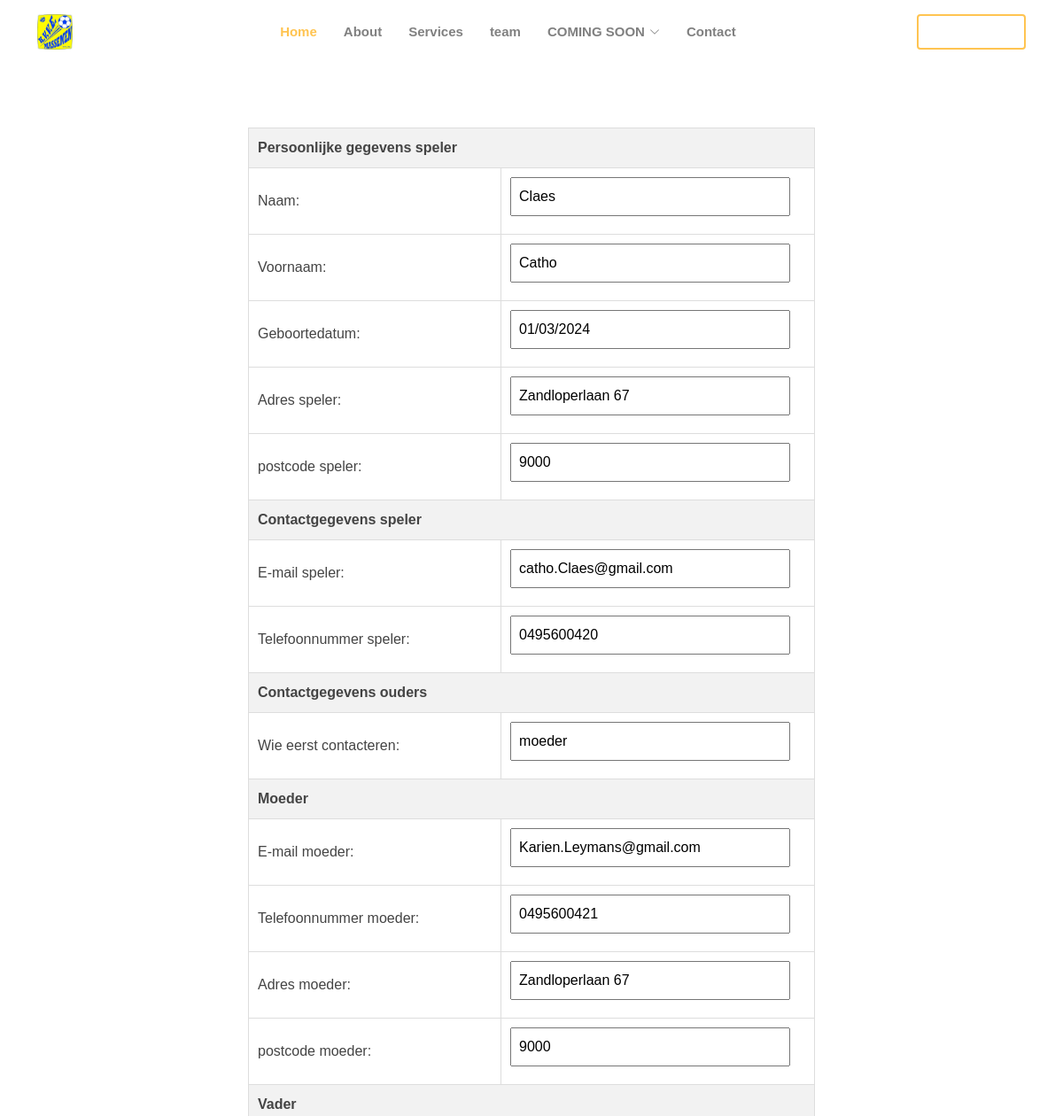
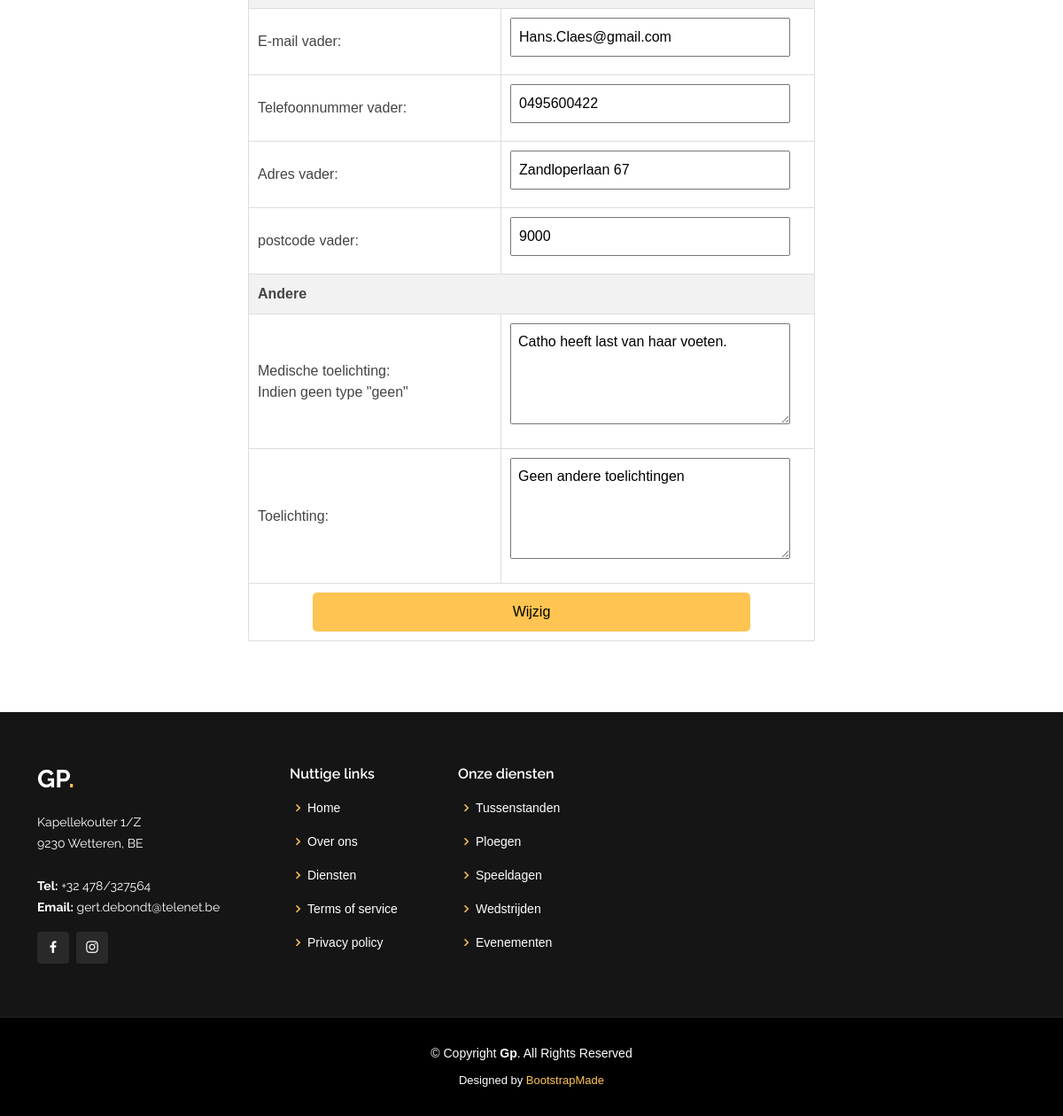
/Gp_02/Gp/meer_info.php?spelerid=19, run on the app's committed database (2 pictures, top to bottom).
### tables this page shows
CREATE TABLE `tblspelers` (
  `spelernr` int(11) NOT NULL,
  `naam` text NOT NULL,
  `voornaam` text NOT NULL,
  `geboortedatum` date DEFAULT NULL,
  `adres_speler` text,
  `postcode_speler` int(11) DEFAULT NULL,
  `email` text,
  `telefoonnummer_speler` text,
  `adres_moeder` text,
  `postcode_moeder` int(11) DEFAULT NULL,
  `email_moeder` text,
  `telefoonnummer_moeder` text,
  `adres_vader` text,
  `postcode_vader` int(11) DEFAULT NULL,
  `email_vader` text,
  `telefoonnummer_vader` text,
  `wie_eerst_te_verwittigen` text,
  `medische_toelichting` text,
  `bondsnummer` int(11) DEFAULT NULL,
  `toelichting` text,
  `acteif` tinyint(1) DEFAULT NULL
);

### Gp_02/Gp/meer_info.php (the view, shortened to what this page needs)
<?php
  if(isset($_GET["spelerid"])){
    $id = $_GET["spelerid"];
  }
  $mysqli = new MySQLi("localhost","root","","voetbalclubphp");
  if(mysqli_connect_errno()){
    trigger_error("fout bij verbinding: ".$mysqli->error);
  }else{
    $sql="SELECT * FROM tblspelers WHERE spelernr = ?";
    if($stmt = $mysqli->prepare($sql)){
      $stmt->bind_param("i",$id);
      if(!$stmt->execute()){
        echo "Het uitvoeren van de query is mislukt:".$stmt->error."in query".$sql;
      }else{
        $stmt->bind_result($spelersnr, $naam, $voornaam, $datum, $adres1, $postcode1, $email1, $tel1, $adres2, $postcode2, $email2, $tel2, $adres3, $postcode3, $email3, $tel3, $contactfirst, $medische_toelichting, $bondsnummer, $toelichting);
        $id = $spelersnr;
      }
    }else{
        echo"er zit een fout in de query: ".$mysqli->error();
    }
  }
?>
<!DOCTYPE html>
<html lang="en">
<head>
  <link href="assets/vendor/aos/aos.css" rel="stylesheet">
  <link href="assets/vendor/bootstrap/css/bootstrap.min.css" rel="stylesheet">
  <link href="assets/vendor/bootstrap-icons/bootstrap-icons.css" rel="stylesheet">
  <link href="assets/vendor/boxicons/css/boxicons.min.css" rel="stylesheet">
  <link href="assets/vendor/glightbox/css/glightbox.min.css" rel="stylesheet">
  <link href="assets/vendor/remixicon/remixicon.css" rel="stylesheet">
  <link href="assets/vendor/swiper/swiper-bundle.min.css" rel="stylesheet">
  <link href="assets/css/style.css" rel="stylesheet">
  <link href="assets/css/styleinschrijving.css" rel="stylesheet">
</head>
<body>
             <header id="header" class="fixed-top ">
    <div class="container d-flex align-items-center justify-content-lg-between">
      <h1 class="logo me-auto me-lg-0"><a href="index.php"><img src="assets/img/favicon.jpg"></a></h1>
      <nav id="navbar" class="navbar order-last order-lg-0">
        <ul>
          <li><a class="nav-link scrollto active" href="index.php">Home</a></li>
          <li><a class="nav-link scrollto" href="about.php">About</a></li>
          <li><a class="nav-link scrollto" href="#services">Services</a></li>
          <li><a class="nav-link scrollto" href="#team">team</a></li>
          <li class="dropdown"><a href="#"><span>COMING SOON</span> <i class="bi bi-chevron-down"></i></a>
          </li>
          <li><a class="nav-link scrollto" href="contact.php">Contact</a></li>
        </ul>
      </nav>
      <a href="aangemeld.php" class="get-started-btn scrollto">Admin only</a>
    </div>
  </header>
  <section>
  <div class="container">
   <form id="inschrijven" name="inschrijven" method="post" action='updatepage.php?actieverander&spelerid=<?php echo $id;?>'>
    <table class="mx-auto">
        <tr>
            <th colspan="2">Persoonlijke gegevens speler</th>
        </tr>
        <tr>
            <td><label>Naam:</label></td>
            <td><input type="text" name="naam" id="naam" value="<?php echo $naam;?>" readonly>
            <label id="naamVerplicht" class="fout"></label></td>
        </tr>
        <tr>
            <td><label>Voornaam:</label></td>
            <td><input type="text" name="voornaam" id="voornaam" value="<?php echo $voornaam ;?> " readonly>
            <label id="voornaamVerplicht" class="fout"></label></td>
        </tr>
        <tr>
            <td><label>Geboortedatum:</label></td>
            <td><input type="date" name="datum" id="datum" value="<?php echo (new DateTime($datum))->format('Y-m-d'); ?>" readonly>
            <label id="datumVerplicht" class="fout"></label></td>
        </tr>
        <tr>
            <td><label>Adres speler:</label></td>
            <td><input type="text" name="adres1" id="adres1" value="<?php echo $adres1;?>"readonly>
            <label id="adres1Verplicht" class="fout"></label></td>
        </tr>
        <tr>
            <td><label>postcode speler:</label></td>
            <td><input type="text" name="postcode1" id="postcode1" value="<?php echo $postcode1;?>"readonly>
            <label id="postcode1Verplicht" class="fout"></label></td>
        </tr>
        <tr>
            <th colspan="2">Contactgegevens speler</th>
        </tr>
        <tr>
            <td><label>E-mail speler:</label></td>
            <td><input type="email" name="email1" id="email1" value="<?php echo $email1;?>"readonly>
            <label id="email1Verplicht" class="fout"></label></td>
        </tr>
        <tr>
            <td><label>Telefoonnummer speler:</label></td>
            <td><input type="tel" name="tel1" id="tel1" value="<?php echo $tel1;?>"readonly>
            <label id="tel1Verplicht" class="fout"></label></td>
        </tr>
        <tr>
            <th colspan="2">Contactgegevens ouders</th>
        </tr>
        <tr>
            <td><label>Wie eerst contacteren:</label></td>
            <td><input type="text" name="contactfirst" id="contactfirst" value="<?php echo $contactfirst;?>"readonly>
            <label id="contactVerplicht" class="fout"></label></td>
        </tr>
        <tr>
            <th colspan="2">Moeder</th>
        </tr>
        <tr>
            <td><label>E-mail moeder:</label></td>
            <td><input type="email" name="email2" id="email2" value="<?php echo $email2;?>"readonly>
            <label id="email2Verplicht" class="fout"></label></td>
        </tr>
        <tr>
            <td><label>Telefoonnummer moeder:</label></td>
            <td><input type="tel" name="tel2" id="tel2" value="<?php echo $tel2;?>"readonly>
            <label id="tel2Verplicht" class="fout"></label></td>
        </tr>
        <tr>
            <td><label>Adres moeder:</label></td>
            <td><input type="text" name="adres2" id="adres2" value="<?php echo $adres2;?>"readonly>
            <label id="adres2Verplicht" class="fout"></label></td>
        </tr>
        <tr>
            <td><label>postcode moeder:</label></td>
            <td><input type="text" name="postcode2" id="postcode2" value="<?php echo $postcode2;?>"readonly>
            <label id="postcode2Verplicht" class="fout"></label></td>
        </tr>
        <tr>
            <th colspan="2">Vader</th>
        </tr>
        <tr>
            <td><label>E-mail vader:</label></td>
            <td><input type="email" name="email3" id="email3" value="<?php echo $email3;?>"readonly>
            <label id="email3Verplicht" class="fout"></label></td>
        </tr>
        <tr>
            <td><label>Telefoonnummer vader:</label></td>
            <td><input type="tel" name="tel3" id="tel3" value="<?php echo $tel3;?>"readonly>
            <label id="tel3Verplicht" class="fout"></label></td>
        </tr>
        <tr>
            <td><label>Adres vader:</label></td>
            <td><input type="text" name="adres3" id="adres3" value="<?php echo $adres3;?>" readonly>
            <label id="adres3Verplicht" class="fout"></label></td>
        </tr>
        <tr>
            <td><label>postcode vader:</label></td>
            <td><input type="text" name="postcode3" id="postcode3" value="<?php echo $postcode3;?>"readonly></td>
        </tr>
        <tr>
            <th colspan="2">Andere</th>
        </tr>
        <tr>
            <td><label for="medische_toelichting">Medische toelichting:<br>Indien geen type "geen"</label></td>
            <td><textarea class="center"id="medische_toelichting" name="medische_toelichting" rows="4" readonly><?php echo $medische_toelichting;?></textarea></td>
        </tr>
        <tr>
            <td><label for="toelichting">Toelichting:</label></td>
            <td><textarea class="center"id="toelichting" name="toelichting" rows="4" readonly><?php echo $toelichting;?></textarea></td>
        </tr>
        <tr>
          <td colspan="2" style="text-align: center;">
            <input style="margin: 0;" type='submit' name='update' id='update' value='Wijzig'>
          </td>
        </tr>
    </table>
  </section>
  <footer id="footer">
    <div class="footer-top">
      <div class="container">
        <div class="row">
          <div class="col-lg-3 col-md-6">
            <div class="footer-info">
              <h3>Gp<span>.</span></h3>
              <p>
                Kapellekouter 1/Z<br>
                9230 Wetteren, BE<br><br>
                <strong>Tel:</strong> +32 478/327564<br>
                <strong>Email:</strong> gert.debondt@telenet.be<br>
              </p>
              <div class="social-links mt-3">
                <a href="https://www.facebook.com/massemenkvve?fref=ts" class="facebook"><i class="bx bxl-facebook"></i></a>
                <a href="https://www.instagram.com/kvve_massemen/" class="instagram"><i class="bx bxl-instagram"></i></a>
              </div>
            </div>
          </div>
          <div class="col-lg-2 col-md-6 footer-links">
            <h4>Nuttige links</h4>
            <ul>
              <li><i class="bx bx-chevron-right"></i> <a href="#">Home</a></li>
              <li><i class="bx bx-chevron-right"></i> <a href="#">Over ons</a></li>
              <li><i class="bx bx-chevron-right"></i> <a href="#">Diensten</a></li>
              <li><i class="bx bx-chevron-right"></i> <a href="#">Terms of service</a></li>
              <li><i class="bx bx-chevron-right"></i> <a href="#">Privacy policy</a></li>
            </ul>
          </div>
          <div class="col-lg-3 col-md-6 footer-links">
            <h4>Onze diensten</h4>
            <ul>
              <li><i class="bx bx-chevron-right"></i> <a href="#">Tussenstanden</a></li>
              <li><i class="bx bx-chevron-right"></i> <a href="#">Ploegen</a></li>
              <li><i class="bx bx-chevron-right"></i> <a href="#">Speeldagen</a></li>
              <li><i class="bx bx-chevron-right"></i> <a href="#">Wedstrijden</a></li>
              <li><i class="bx bx-chevron-right"></i> <a href="#">Evenementen</a></li>
            </ul>
          </div>
        </div>
      </div>
    </div>
    <div class="container">
      <div class="copyright">
        &copy; Copyright <strong><span>Gp</span></strong>. All Rights Reserved
      </div>
      <div class="credits">
        Designed by <a href="https://bootstrapmade.com/">BootstrapMade</a>
      </div>
    </div>
  </footer>
</body>
</html>

### Gp_02/Gp/assets/css/style.css (style rules this page uses)
body { font-family: "Open Sans", sans-serif; color: #444444; }
a { color: #ffc451; text-decoration: none; }
h1, h2, h3, h4, h5, h6 { font-family: "Raleway", sans-serif; }
#header { transition: all 0.5s; z-index: 997; padding: 15px 0; }
#header .logo { font-size: 32px; margin: 0; padding: 0; line-height: 1; font-weight: 700; letter-spacing: 2px; text-transform: uppercase; }
#header .logo a { color: #fff; }
#header .logo img { max-height: 40px; }
.get-started-btn { color: #fff; border-radius: 4px; padding: 7px 25px 8px 25px; white-space: nowrap; transition: 0.3s; font-size: 14px; display: inline-block; border: 2px solid #ffc451; }
.navbar { padding: 0; }
.navbar ul { margin: 0; padding: 0; display: flex; list-style: none; align-items: center; }
.navbar li { position: relative; }
.navbar a, .navbar a:focus { display: flex; align-items: center; justify-content: space-between; padding: 10px 0 10px 30px; font-size: 15px; font-weight: 600; color: gray; white-space: nowrap; transition: 0.3s; }
.navbar a i, .navbar a:focus i { font-size: 12px; line-height: 0; margin-left: 5px; }
.navbar a:hover, .navbar .active, .navbar .active:focus, .navbar li:hover>a { color: #ffc451; }
section { padding: 60px 0; overflow: hidden; }
#footer { background: black; padding: 0 0 30px 0; color: #fff; font-size: 14px; }
#footer .footer-top { background: #151515; border-bottom: 1px solid #222222; padding: 60px 0 30px 0; }
#footer .footer-top .footer-info { margin-bottom: 30px; }
#footer .footer-top .footer-info h3 { font-size: 28px; margin: 0 0 20px 0; padding: 2px 0 2px 0; line-height: 1; font-weight: 700; text-transform: uppercase; }
#footer .footer-top .footer-info h3 span { color: #ffc451; }
#footer .footer-top .footer-info p { font-size: 14px; line-height: 24px; margin-bottom: 0; font-family: "Raleway", sans-serif; color: #fff; }
#footer .footer-top .social-links a { font-size: 18px; display: inline-block; background: #292929; color: #fff; line-height: 1; padding: 8px 0; margin-right: 4px; border-radius: 4px; text-align: center; width: 36px; height: 36px; transition: 0.3s; }
#footer .footer-top h4 { font-size: 16px; font-weight: 600; color: #fff; position: relative; padding-bottom: 12px; }
#footer .footer-top .footer-links { margin-bottom: 30px; }
#footer .footer-top .footer-links ul { list-style: none; padding: 0; margin: 0; }
#footer .footer-top .footer-links ul i { padding-right: 2px; color: #ffc451; font-size: 18px; line-height: 1; }
#footer .footer-top .footer-links ul li { padding: 10px 0; display: flex; align-items: center; }
#footer .footer-top .footer-links ul li:first-child { padding-top: 0; }
#footer .footer-top .footer-links ul a { color: #fff; transition: 0.3s; display: inline-block; line-height: 1; }
#footer .copyright { text-align: center; padding-top: 30px; }
#footer .credits { padding-top: 10px; text-align: center; font-size: 13px; color: #fff; }

### Gp_02/Gp/assets/css/styleinschrijving.css (style rules this page uses)
body { font-family: Arial, sans-serif; }
form { max-width: 800px; margin: 0 auto; margin-top: 30px; }
table { align-items: center; width: 80%; border-collapse: collapse; margin-bottom: 20px; margin-top: 30px }
th, td { padding: 10px; border: 1px solid #ddd; text-align: left; margin-top:30px; }
th { background-color: #f2f2f2; }
input, textarea { width: 95%; margin-bottom: 10px; padding: 8px; }
input[type="submit"] { background-color: #ffc451; color: black; padding: 10px 15px; border: none; border-radius: 5px; margin-left: 157px; cursor: pointer; align-items: center; width: 80% }

### data on the page
tblspelers: naam "Claes", voornaam "Catho", datum "01/03/2024", adres1 "Zandloperlaan 67", postcode1 "9000", email1 "catho.Claes@gmail.com", tel1 "0495600420", contactfirst "moeder", email2 "Karien.Leymans@gmail.com", tel2 "0495600421", adres2 "Zandloperlaan 67", postcode2 "9000", email3 "Hans.Claes@gmail.com", tel3 "0495600422", adres3 "Zandloperlaan 67", postcode3 "9000", medische_toelichting "Catho heeft last van haar voeten.", toelichting "Geen andere toelichtingen"
